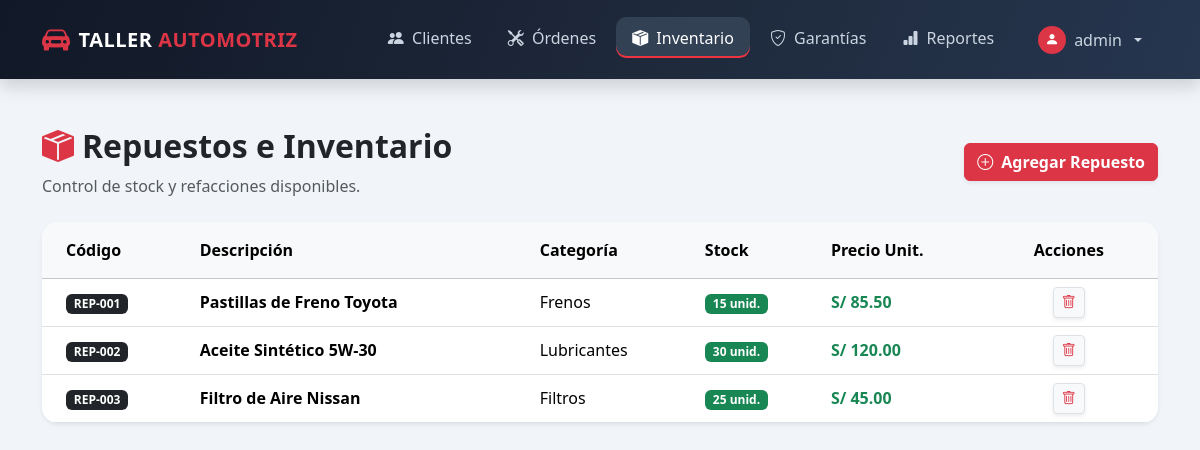
Screenshot of /index.php?modulo=inventario (signed in) with the database file from the repository.
### tables this page shows
CREATE TABLE IF NOT EXISTS `repuestos` (
  `id` int(11) NOT NULL AUTO_INCREMENT,
  `codigo` varchar(50) NOT NULL,
  `descripcion` varchar(200) NOT NULL,
  `categoria` varchar(100) DEFAULT NULL,
  `stock` int(11) DEFAULT '0',
  `precio_unitario` decimal(10,2) NOT NULL,
  PRIMARY KEY (`id`),
  UNIQUE KEY `codigo` (`codigo`)
);

### models/InventarioModel.php (called while the page is built, shortened)
<?php
require_once __DIR__ . '/../config/conexion.php';
class InventarioModel {
    private $conn;
    public function __construct() {
        $db = new Conexion();
        $this->conn = $db->conectar();
    }
    public function listarRepuestos() {
        $stmt = $this->conn->prepare("SELECT * FROM repuestos");
        $stmt->execute();
        return $stmt->fetchAll(PDO::FETCH_ASSOC);
    }
}
?>

### config/conexion.php (called while the page is built, shortened)
<?php
class Conexion {
    private $host = "localhost";
    private $db_name = "taller_automotriz";
    private $username = "root";
    private $password = "";
    public function conectar() {
        $this->conn = null;
        try {
            $this->conn = new PDO(
                "mysql:host=" . $this->host . ";dbname=" . $this->db_name . ";charset=utf8mb4",
                $this->username,
                $this->password
            );
            $this->conn->setAttribute(PDO::ATTR_ERRMODE, PDO::ERRMODE_EXCEPTION);
            $this->conn->setAttribute(PDO::ATTR_DEFAULT_FETCH_MODE, PDO::FETCH_ASSOC);
        } catch(PDOException $exception) {
            error_log('Error de conexión a la base de datos: ' . $exception->getMessage());
            throw new RuntimeException('No se pudo conectar con la base de datos.');
        }
        return $this->conn;
    }
}
?>

### views/inventario/index.php (the view)
<?php
require_once 'models/InventarioModel.php';
$invModel = new InventarioModel();
$repuestos = $invModel->listarRepuestos();
?>
<div class="row mb-4 align-items-center">
    <div class="col-md-8">
        <h2 class="fw-bold text-dark"><i class="bi bi-box-seam-fill text-danger me-2"></i>Repuestos e Inventario</h2>
        <p class="text-muted mb-0">Control de stock y refacciones disponibles.</p>
    </div>
    <div class="col-md-4 text-end">
        <button type="button" class="btn btn-danger shadow-sm fw-bold"><i class="bi bi-plus-circle me-2"></i>Agregar Repuesto</button>
    </div>
</div>
<div class="card border-0 shadow-sm rounded-4 overflow-hidden">
    <div class="card-body p-0">
        <div class="table-responsive">
            <table class="table table-hover align-middle mb-0">
                <thead class="table-light text-secondary">
                    <tr>
                        <th class="ps-4 py-3">Código</th>
                        <th class="py-3">Descripción</th>
                        <th class="py-3">Categoría</th>
                        <th class="py-3">Stock</th>
                        <th class="py-3">Precio Unit.</th>
                        <th class="text-center pe-4 py-3">Acciones</th>
                    </tr>
                </thead>
                <tbody>
                    <?php if(count($repuestos) > 0): foreach($repuestos as $r): ?>
                    <tr>
                        <td class="ps-4"><span class="badge bg-dark"><?= htmlspecialchars($r['codigo']) ?></span></td>
                        <td class="fw-bold"><?= htmlspecialchars($r['descripcion']) ?></td>
                        <td><?= htmlspecialchars($r['categoria']) ?></td>
                        <td><span class="badge bg-success px-2 py-1"><?= (int) $r['stock'] ?> unid.</span></td>
                        <td class="fw-bold text-success">S/ <?= number_format((float) $r['precio_unitario'], 2) ?></td>
                        <td class="text-center pe-4">
                            <button class="btn btn-sm btn-light border shadow-sm text-danger"><i class="bi bi-trash"></i></button>
                        </td>
                    </tr>
                    <?php endforeach; else: ?>
                    <tr><td colspan="6" class="text-center py-4 text-muted">El inventario está vacío.</td></tr>
                    <?php endif; ?>
                </tbody>
            </table>
        </div>
    </div>
</div>

### views/layout/header.php (style rules this page uses)
body { background: #f1f5f9; font-family: system-ui, -apple-system, sans-serif; color: #172033; }

### rows the page displays
repuestos: codigo "REP-001", descripcion "Pastillas de Freno Toyota", categoria "Frenos", stock "15", precio_unitario "85.50"
repuestos: codigo "REP-002", descripcion "Aceite Sintético 5W-30", categoria "Lubricantes", stock "30", precio_unitario "120.00"
repuestos: codigo "REP-003", descripcion "Filtro de Aire Nissan", categoria "Filtros", stock "25", precio_unitario "45.00"

### other values shown
$_SESSION['nombre_usuario'] "admin"
